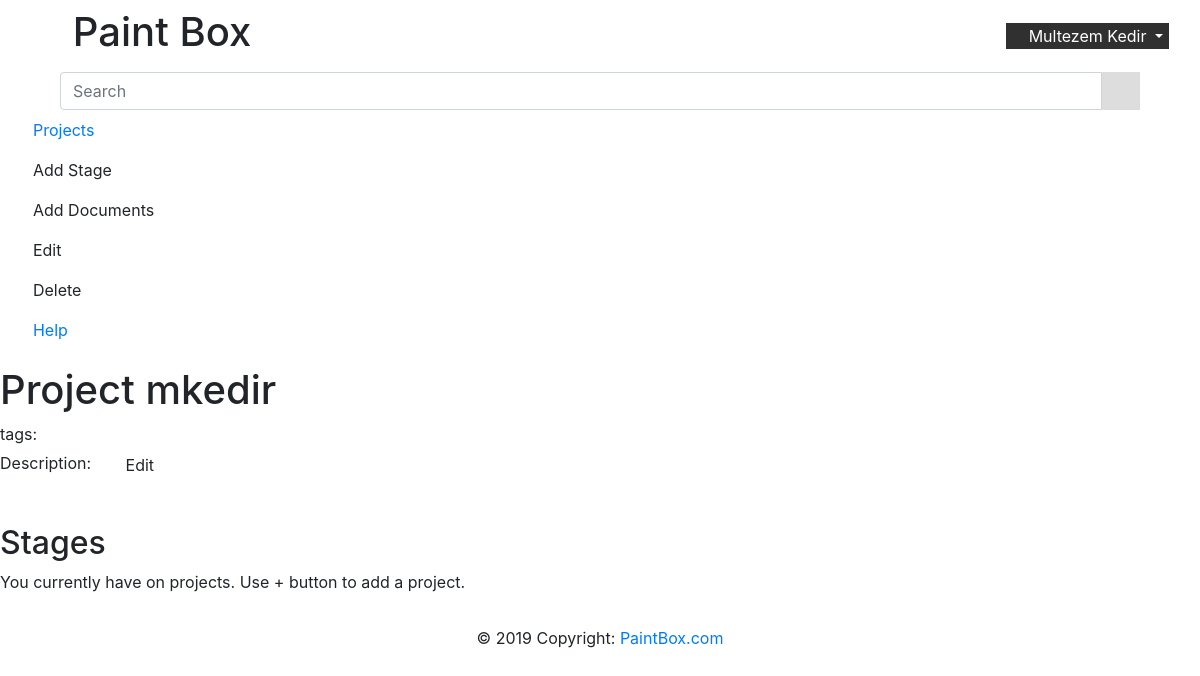
/project/1 (signed in), run on an earlier commit of the app's database.
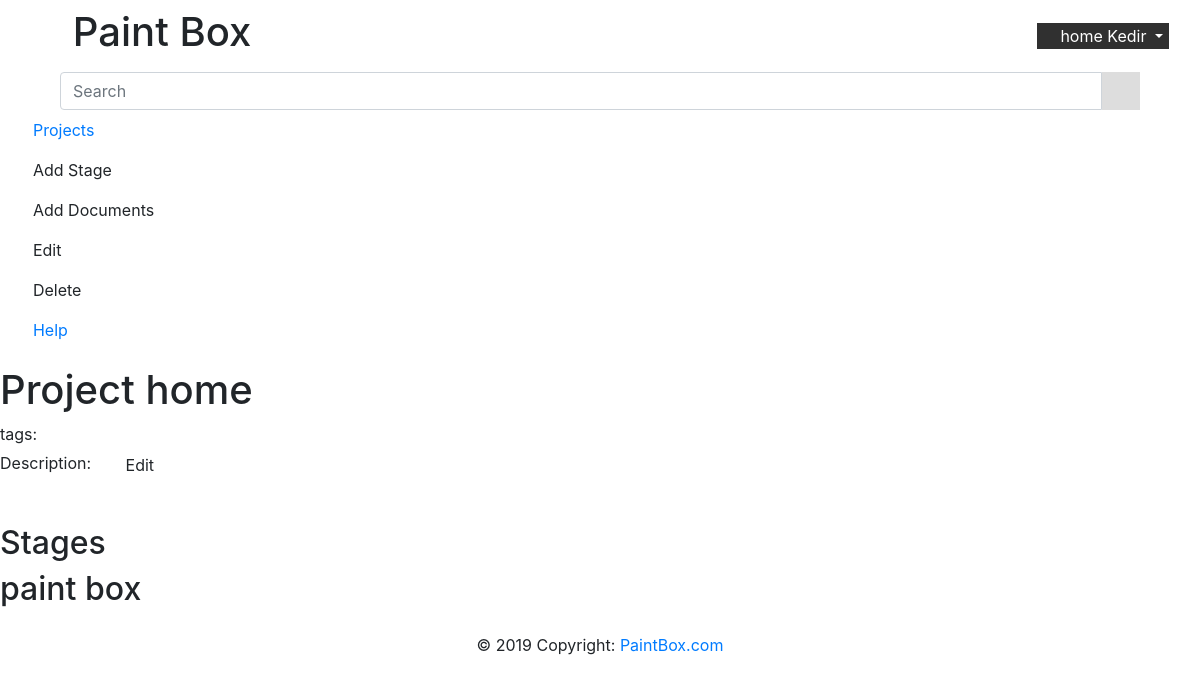
And on a later commit of the database.
### PaintBox/modules/database.py (models this page shows, shortened)
class DBUser(db.Model, UserMixin):
    __tablename__ = 'user'
    id = db.Column(db.Integer, primary_key=True)
    username = db.Column(db.String(120), unique=True, nullable=False)
    firstname = db.Column(db.String(20), nullable=False)
    lastname = db.Column(db.String(20), nullable=False)
    email = db.Column(db.String(120), unique=True, nullable=False)
    image_file = db.Column(db.String(20), nullable=False, default='default.jpg')
    password = db.Column(db.String(60), nullable=False)
    projects = db.relationship('DBproject', backref='author', lazy=True)

### PaintBox/modules/Project.py (models this page shows, shortened)
class DBproject(db.Model, object):
    __tablename__ = 'project'
    id = db.Column(db.Integer, primary_key=True)
    name = db.Column(db.String(100), nullable=False)
    date_posted = db.Column(db.DateTime, nullable=False, default=datetime.utcnow)
    description = db.Column(db.Text)
    user_id = db.Column(db.Integer, db.ForeignKey('user.id'), nullable=False)
    tags = db.relationship('DBtags', backref='pro', lazy=True)
    stages = db.relationship('DBStage', backref='stage', lazy=True)
    __table_args__ = (UniqueConstraint('user_id', 'name', name='_name_user'),)
    def get_id(self):
        return self.id
    def get_description(self):
        return self.description
    def get_name(self):
        return self.name
    def get_tags(self):
        tag_list = []
        tags = DBtags.query.filter_by(pro=self).all()
        if tags is not None:
            for i in tags:
                tag_list.append(i.name)
        return tag_list
    def get_stages(self):
        stages_list = []
        tags = DBStage.query.filter_by(stage=self).all()
        if tags is not None:
            for i in tags:
                stages_list.append(i)
        return stages_list

class DBStage(db.Model):
    __tablename__ = 'stage'
    id = db.Column(db.Integer, primary_key=True)
    name = db.Column(db.String(100), nullable=False)
    date_posted = db.Column(db.DateTime, nullable=False, default=datetime.utcnow)
    project_id = db.Column(db.Integer, db.ForeignKey('project.id'), nullable=False)
    todos = db.relationship('DBtodo', backref='stage', lazy=True)
    __table_args__ = (UniqueConstraint('project_id', 'name', name='_name_project'),)
    def get_id(self):
        return self.id
    def get_name(self):
        return self.name

### PaintBox/routes.py (the view)
@app.route('/project/<name>', methods=['GET', 'POST'])
@login_required
def project(name):
    pro = Project.get_db(name)
    return render_template('project.html', title='Project', project=pro, stages=pro.get_stages(), user=current_user)

### PaintBox/modules/Project.py (called while the page is built)
def get_db(id):
    return DBproject.query.filter_by(id=id).first()

### PaintBox/modules/database.py (called while the page is built)
@login_manager.user_loader
def load_user(user_id):
    return DBUser.query.get(int(user_id))

### PaintBox/templates/project.html (shortened to what this page needs)
{% from 'sidebar_macro.html' import project_view_sidebar %}
{% from 'modals_macro.html' import message %}
{% from 'todo_macro.html' import todo %}
{% extends "base.html" %}
{% block style %}
    <link rel="stylesheet" href="{{ url_for('static', filename='css/sidebar_style.css') }}">
    <link rel="stylesheet" href="{{ url_for('static', filename='css/project_display.css') }}">
    <link rel="stylesheet" href="{{ url_for('static', filename='css/todo.css') }}">
{% endblock %}
{% block nav %}
    {{ project_view_sidebar() }}
{% endblock %}
{% block main %}
    <div style="width: 100%; flex-direction: column;">
        <div class="project_info">
            <h1>Project {{ project.get_name() }}  </h1>
            tags:
            Description:
            <button type="button" class="btn btn-default" onclick="divClicked()"><i class="fas fa-edit"></i> Edit
            </button>
            <p id="editDescription" class="text-muted" contenteditable="true">{{ project.get_description() }}</p>
        </div>
        <h2>Stages</h2>
        {% if stages|length  != 0 %}
             <div class="project-container">
                {% for item in stages %}
                    <div class="project">
                        <a  onclick="showTodo({{ item.get_id() }})" data-target="#todo_modal" >
                            <h2>{{ item.get_name() }}</h2>
                        </a>
                    </div>
                {% endfor %}
            </div>
        {% else %}
            <p>
                You currently have on projects. Use + button to add a project.
            </p>
        {% endif %}
    </div>
{% endblock %}

### PaintBox/templates/base.html (shortened to what this page needs)
<!DOCTYPE html>
<html lang="en" xmlns="http://www.w3.org/1999/html">
<head>
    <link rel="stylesheet" href="https://use.fontawesome.com/releases/v5.8.1/css/all.css"
>
    <link rel="stylesheet" href="https://maxcdn.bootstrapcdn.com/bootstrap/4.3.1/css/bootstrap.min.css">
    <link rel="stylesheet" href="{{ url_for('static', filename='css/colors.css') }}">
    <link rel="stylesheet" href="{{ url_for('static', filename='css/home.css') }}">
    {% block style %}{% endblock %}
</head>
<body class="wrapper">
<header>
    <nav class="navbar navbar-expand-lg">
        <div class="container-fluid">
            <a type="button" id="sidebarCollapse">
                    <div class="sidebar-header">
                        <h1>
                            <i class="fas fa-puzzle-piece"></i>
                            <span>Paint Box</span>
                        </h1>
                    </div>
            </a>
            {% if current_user.is_authenticated %}
                <div class="btn-group user_info">
                    <button type="button" class="dropdown-toggle" data-toggle="dropdown" aria-haspopup="true"
                            aria-expanded="false"
                            style="
                                background: #303030;
                                border: #303030;
                                color: white;
                            ">
                        <i class="fas fa-user"></i>
                        <span>{{ user.firstname }} {{ user.lastname }} </span>
                    </button>
                </div>
            {% endif %}
        </div>
    </nav>
</header>
{% block nav %}
{% endblock %}
<main id="content">
    {% block main %}{% endblock %}
</main>
<footer class="footer">
    <div class="footer-copyright text-center py-3">© 2019 Copyright:
        <a href="https://mdbootstrap.com/education/bootstrap/"> PaintBox.com</a>
    </div>
</footer>
</body>
</html>

What changed in the data, as far as the page shows it:
changed DBUser "Kedir": firstname "Multezem" → "home"
changed DBproject: get_name "mkedir" → "home"
added DBStage: get_name "paint box"
Also different on the page:
text no longer shown: "You currently have on projects. Use + button to add a project."
